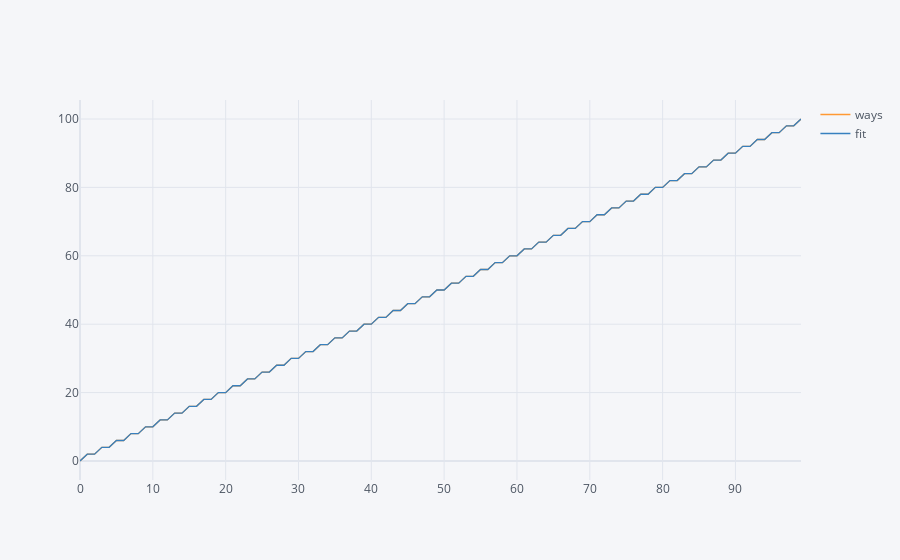

Notebook cell for this chart:
### Markdown cell above
#### Curve Fit for n = 2

$w = 2 \times \text{ceil}(\frac{k}{2})$

### Code cell
import numpy as np
df2['fit']=2*np.ceil(df2['k']/2)
df2.iplot(x='k')

### Figure 1 — Plotly figure (JSON) as saved in the notebook; plotly's stock layout.template omitted (floating-point values rounded to 4 significant figures)
{"data": [{"line": {"color": "rgba(255, 153, 51, 1.0)", "dash": "solid", "shape": "linear", "width": 1.3}, "mode": "lines", "name": "ways", "text": "", "type": "scatter", "x": [0, 1, 2, 3, 4, 5, 6, 7, 8, 9, 10, 11, 12, 13, 14, 15, 16, 17, 18, 19, 20, 21, 22, 23, 24, 25, 26, 27, 28, 29, 30, 31, 32, 33, 34, 35, 36, 37, 38, 39, 40, 41, 42, 43, 44, 45, 46, 47, 48, 49, 50, 51, 52, 53, 54, 55, 56, 57, 58, 59, 60, 61, 62, 63, 64, 65, 66, 67, 68, 69, 70, 71, 72, 73, 74, 75, 76, 77, 78, 79, 80, 81, 82, 83, 84, 85, 86, 87, 88, 89, 90, 91, 92, 93, 94, 95, 96, 97, 98, 99], "y": [0, 2, 2, 4, 4, 6, 6, 8, 8, 10, 10, 12, 12, 14, 14, 16, 16, 18, 18, 20, 20, 22, 22, 24, 24, 26, 26, 28, 28, 30, 30, 32, 32, 34, 34, 36, 36, 38, 38, 40, 40, 42, 42, 44, 44, 46, 46, 48, 48, 50, 50, 52, 52, 54, 54, 56, 56, 58, 58, 60, 60, 62, 62, 64, 64, 66, 66, 68, 68, 70, 70, 72, 72, 74, 74, 76, 76, 78, 78, 80, 80, 82, 82, 84, 84, 86, 86, 88, 88, 90, 90, 92, 92, 94, 94, 96, 96, 98, 98, 100]}, {"line": {"color": "rgba(55, 128, 191, 1.0)", "dash": "solid", "shape": "linear", "width": 1.3}, "mode": "lines", "name": "fit", "text": "", "type": "scatter", "x": [0, 1, 2, 3, 4, 5, 6, 7, 8, 9, 10, 11, 12, 13, 14, 15, 16, 17, 18, 19, 20, 21, 22, 23, 24, 25, 26, 27, 28, 29, 30, 31, 32, 33, 34, 35, 36, 37, 38, 39, 40, 41, 42, 43, 44, 45, 46, 47, 48, 49, 50, 51, 52, 53, 54, 55, 56, 57, 58, 59, 60, 61, 62, 63, 64, 65, 66, 67, 68, 69, 70, 71, 72, 73, 74, 75, 76, 77, 78, 79, 80, 81, 82, 83, 84, 85, 86, 87, 88, 89, 90, 91, 92, 93, 94, 95, 96, 97, 98, 99], "y": [0, 2, 2, 4, 4, 6, 6, 8, 8, 10, 10, 12, 12, 14, 14, 16, 16, 18, 18, 20, 20, 22, 22, 24, 24, 26, 26, 28, 28, 30, 30, 32, 32, 34, 34, 36, 36, 38, 38, 40, 40, 42, 42, 44, 44, 46, 46, 48, 48, 50, 50, 52, 52, 54, 54, 56, 56, 58, 58, 60, 60, 62, 62, 64, 64, 66, 66, 68, 68, 70, 70, 72, 72, 74, 74, 76, 76, 78, 78, 80, 80, 82, 82, 84, 84, 86, 86, 88, 88, 90, 90, 92, 92, 94, 94, 96, 96, 98, 98, 100]}], "layout": {"legend": {"bgcolor": "#F5F6F9", "font": {"color": "#4D5663"}}, "paper_bgcolor": "#F5F6F9", "plot_bgcolor": "#F5F6F9", "title": {"font": {"color": "#4D5663"}}, "xaxis": {"gridcolor": "#E1E5ED", "showgrid": true, "tickfont": {"color": "#4D5663"}, "title": {"font": {"color": "#4D5663"}, "text": ""}, "zerolinecolor": "#E1E5ED"}, "yaxis": {"gridcolor": "#E1E5ED", "showgrid": true, "tickfont": {"color": "#4D5663"}, "title": {"font": {"color": "#4D5663"}, "text": ""}, "zerolinecolor": "#E1E5ED"}}}
